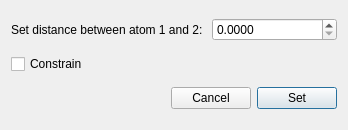
<?xml version="1.0" encoding="UTF-8"?>
<ui version="4.0">
 <class>ScalarConstraintConfigurator</class>
 <widget class="QDialog" name="ScalarConstraintConfigurator">
  <property name="geometry">
   <rect>
    <x>0</x>
    <y>0</y>
    <width>348</width>
    <height>130</height>
   </rect>
  </property>
  <property name="windowTitle">
   <string>Set Value</string>
  </property>
  <property name="toolTip">
   <string/>
  </property>
  <layout class="QVBoxLayout" name="verticalLayout">
   <item>
    <layout class="QHBoxLayout" name="horizontalLayout">
     <item>
      <widget class="QLabel" name="label">
       <property name="text">
        <string>Set distance between atom 1 and 2: </string>
       </property>
      </widget>
     </item>
     <item>
      <widget class="QDoubleSpinBox" name="value">
       <property name="suffix">
        <string/>
       </property>
       <property name="decimals">
        <number>4</number>
       </property>
       <property name="singleStep">
        <double>0.010000000000000</double>
       </property>
      </widget>
     </item>
    </layout>
   </item>
   <item>
    <layout class="QHBoxLayout" name="horizontalLayout_2">
     <item>
      <widget class="QCheckBox" name="constrainCheckBox">
       <property name="text">
        <string>Constrain</string>
       </property>
      </widget>
     </item>
     <item>
      <spacer name="horizontalSpacer">
       <property name="orientation">
        <enum>Qt::Horizontal</enum>
       </property>
       <property name="sizeHint" stdset="0">
        <size>
         <width>40</width>
         <height>20</height>
        </size>
       </property>
      </spacer>
     </item>
    </layout>
   </item>
   <item>
    <layout class="QHBoxLayout" name="horizontalLayout_3">
     <item>
      <spacer name="horizontalSpacer_2">
       <property name="orientation">
        <enum>Qt::Horizontal</enum>
       </property>
       <property name="sizeHint" stdset="0">
        <size>
         <width>40</width>
         <height>20</height>
        </size>
       </property>
      </spacer>
     </item>
     <item>
      <widget class="QPushButton" name="cancelButton">
       <property name="text">
        <string>Cancel</string>
       </property>
      </widget>
     </item>
     <item>
      <widget class="QPushButton" name="applyButton">
       <property name="text">
        <string>Set</string>
       </property>
       <property name="default">
        <bool>true</bool>
       </property>
      </widget>
     </item>
    </layout>
   </item>
  </layout>
 </widget>
 <resources/>
 <connections>
  <connection>
   <sender>cancelButton</sender>
   <signal>clicked()</signal>
   <receiver>ScalarConstraintConfigurator</receiver>
   <slot>reject()</slot>
   <hints>
    <hint type="sourcelabel">
     <x>313</x>
     <y>267</y>
    </hint>
    <hint type="destinationlabel">
     <x>222</x>
     <y>183</y>
    </hint>
   </hints>
  </connection>
  <connection>
   <sender>applyButton</sender>
   <signal>clicked()</signal>
   <receiver>ScalarConstraintConfigurator</receiver>
   <slot>accept()</slot>
   <hints>
    <hint type="sourcelabel">
     <x>394</x>
     <y>267</y>
    </hint>
    <hint type="destinationlabel">
     <x>222</x>
     <y>183</y>
    </hint>
   </hints>
  </connection>
 </connections>
</ui>
